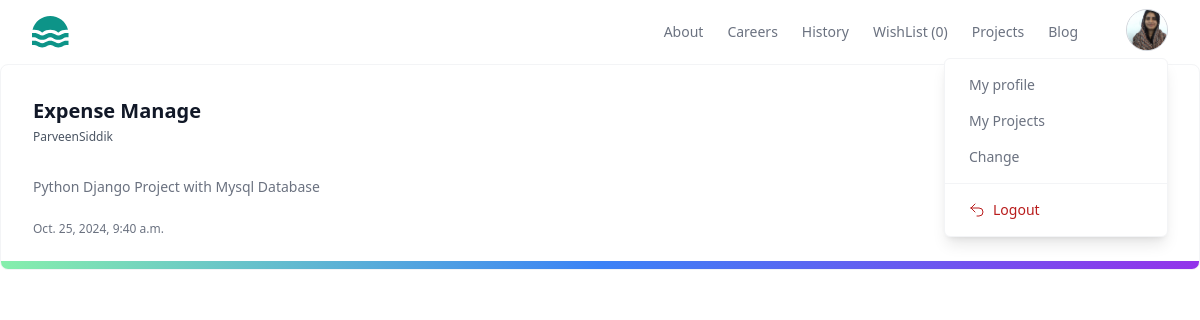
Screenshot of /project/14/detail/ (signed in) with the database file from the repository.
### store/models.py (models this page shows, shortened)
class BaseModel(models.Model):
    created_date=models.DateTimeField(auto_now_add=True)
    updated_date=models.DateTimeField(auto_now=True)
    is_active=models.BooleanField(default=True)

class UserProfile(BaseModel):
    bio=models.CharField(max_length=200,null=True)
    profile_picture=models.ImageField(upload_to="profilepictures",null=True,blank=True,default="profilepictures/default.png")
    phone=models.CharField(max_length=200,null=True)
    owner=models.OneToOneField(User,on_delete=models.CASCADE,related_name="profile")

class Project(BaseModel):
    title=models.CharField(max_length=200)
    description=models.TextField()
    preview_image=models.ImageField(upload_to="previewimages",null=True,blank=True)
    price=models.PositiveIntegerField()
    developer=models.ForeignKey(User,on_delete=models.CASCADE)
    files=models.FileField(upload_to="projects",null=True,blank=True)
    tag_objects=models.ManyToManyField(Tag,null=True)
    thumbnail=EmbedVideoField()

class BaseModel(models.Model):
    created_date=models.DateTimeField(auto_now_add=True)
    updated_date=models.DateTimeField(auto_now=True)
    is_active=models.BooleanField(default=True)

### store/views.py (the view)
# urls.py: path('project/<int:pk>/detail/',views.ProjectDetailView.as_view(),name="project-detail"),
@method_decorator(decs,name="dispatch")
class ProjectDetailView(View):
    template_name="project_detail.html"
    def get(self,request,*args,**kwargs):
        id=kwargs.get("pk")
        qs=Project.objects.get(id=id)
        return render(request,self.template_name,{"data":qs})

### store/context_processor.py (called while the page is built)
def wishlist_item_count(request):
    count=0
    if request.user.is_authenticated:
        count=request.user.basket.basket_item.filter(is_order_placed=False).count()
    return{"cart_item_count":count}

### store/templates/project_detail.html (shortened to what this page needs)
{%extends 'base.html'%}
{%load embed_video_tags %}
{%block main_block%}
<a
  href="#"
  class="relative block overflow-hidden rounded-lg border border-gray-100 p-4 sm:p-6 lg:p-8"
>
  <span
    class="absolute inset-x-0 bottom-0 h-2 bg-gradient-to-r from-green-300 via-blue-500 to-purple-600"
  ></span>
  <div class="sm:flex sm:justify-between sm:gap-4">
    <div>
      <h3 class="text-lg font-bold text-gray-900 sm:text-xl">
        {{data.title}}
      </h3>
      <p class="mt-1 text-xs font-medium text-gray-600">{{data.developer}}</p>
    </div>
    <div class="hidden sm:block sm:shrink-0">
    </div>
  </div>
  <div class="mt-4">
    <p class="text-pretty text-sm text-gray-500">
     {{data.description}}
    </p>
  </div>
  <dl class="mt-6 flex gap-4 sm:gap-6">
    <div class="flex flex-col-reverse">
      <dd class="text-xs text-gray-500">{{data.created_date}}</dd>
    </div>
    <div class="hidden sm:block sm:basis-56">
    </div>
  </dl>
</a>
{%endblock%}

### store/templates/base.html (shortened to what this page needs)
<!DOCTYPE html>
<html lang="en">
<head>
    <script src="https://cdn.tailwindcss.com"></script>
</head>
<body>
    <header class="bg-white">
        <div class="mx-auto max-w-screen-xl px-4 sm:px-6 lg:px-8">
          <div class="flex h-16 items-center justify-between">
            <div class="flex-1 md:flex md:items-center md:gap-12">
              <a class="block text-teal-600" href="#">
              </a>
            </div>
            <div class="md:flex md:items-center md:gap-12">
              <nav aria-label="Global" class="hidden md:block">
                <ul class="flex items-center gap-6 text-sm">
                  <li>
                    <a class="text-gray-500 transition hover:text-gray-500/75" href="#"> About </a>
                  </li>
                  <li>
                    <a class="text-gray-500 transition hover:text-gray-500/75" href="#"> Careers </a>
                  </li>
                  <li>
                    <a class="text-gray-500 transition hover:text-gray-500/75" href="#"> History </a>
                  </li>
                  <li>
                    <a class="text-gray-500 transition hover:text-gray-500/75" href="{%url 'mywishlist'%}">WishList ({{cart_item_count}})</a>
                  </li>
                  <li>
                    <a class="text-gray-500 transition hover:text-gray-500/75" href="{%url 'myworks'%}"> Projects </a>
                  </li>
                  <li>
                    <a class="text-gray-500 transition hover:text-gray-500/75" href="#"> Blog </a>
                  </li>
                </ul>
              </nav>
              <div class="hidden md:relative md:block">
                <button
                  type="button"
                  class="overflow-hidden rounded-full border border-gray-300 shadow-inner"
                >
                  <img
                    src="{{request.user.profile.profile_picture.url}}"
                    alt=""
                    class="size-10 object-cover"
                  />
                </button>
                <div
                  class="absolute end-0 z-10 mt-0.5 w-56 divide-y divide-gray-100 rounded-md border border-gray-100 bg-white shadow-lg"
                  role="menu"
                >
                  <div class="p-2">
                    <a
                      href="{%url 'profile-edit'%}"
                      class="block rounded-lg px-4 py-2 text-sm text-gray-500 hover:bg-gray-50 hover:text-gray-700"
                      role="menuitem"
                    >
                      My profile
                    </a>
                    <a
                      href=" "
                      class="block rounded-lg px-4 py-2 text-sm text-gray-500 hover:bg-gray-50 hover:text-gray-700"
                      role="menuitem"
                    >
                      My Projects
                    </a>
                    <a
                      href=""
                      class="block rounded-lg px-4 py-2 text-sm text-gray-500 hover:bg-gray-50 hover:text-gray-700"
                      role="menuitem"
                    >
                      Change
                    </a>
                  </div>
                  <div class="p-2">
                    <form method="POST" action="#">
                      <button
                        type="submit"
                        class="flex w-full items-center gap-2 rounded-lg px-4 py-2 text-sm text-red-700 hover:bg-red-50"
                        role="menuitem"
                      >
                        <svg
                          xmlns="http://www.w3.org/2000/svg"
                          fill="none"
                          viewBox="0 0 24 24"
                          stroke-width="1.5"
                          stroke="currentColor"
                          class="size-4"
                        >
                          <path
                            stroke-linecap="round"
                            stroke-linejoin="round"
                            d="M9 15 3 9m0 0 6-6M3 9h12a6 6 0 0 1 0 12h-3"
                          />
                        </svg>
                        Logout
                      </button>
                    </form>
                  </div>
                </div>
              </div>
            </div>
          </div>
        </div>
      </header>
     {%block main_block%}
     {%endblock%}
</body>
</html>

### rows the page displays
Project: title "Expense Manage", developer "ParveenSiddik", description "Python Django Project with Mysql Database"
BaseModel: created_date "Oct. 25, 2024, 9:40 a.m."

### other values shown
{{ cart_item_count }} "0"
